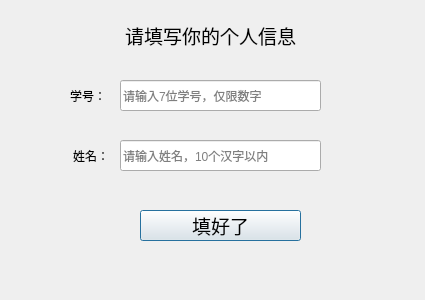
<?xml version="1.0" encoding="UTF-8"?>
<ui version="4.0">
 <class>userInfoDialog</class>
 <widget class="QDialog" name="userInfoDialog">
  <property name="geometry">
   <rect>
    <x>0</x>
    <y>0</y>
    <width>425</width>
    <height>300</height>
   </rect>
  </property>
  <property name="windowTitle">
   <string>OpenCV Face Recognition System - UserInfo</string>
  </property>
  <widget class="QLineEdit" name="cnNameLineEdit">
   <property name="geometry">
    <rect>
     <x>120</x>
     <y>140</y>
     <width>201</width>
     <height>31</height>
    </rect>
   </property>
   <property name="toolTip">
    <string/>
   </property>
   <property name="alignment">
    <set>Qt::AlignLeading|Qt::AlignLeft|Qt::AlignVCenter</set>
   </property>
   <property name="placeholderText">
    <string>请输入姓名，10个汉字以内</string>
   </property>
   <property name="clearButtonEnabled">
    <bool>true</bool>
   </property>
  </widget>
  <widget class="QLabel" name="stuIDLabel">
   <property name="geometry">
    <rect>
     <x>70</x>
     <y>80</y>
     <width>41</width>
     <height>31</height>
    </rect>
   </property>
   <property name="text">
    <string>学号：</string>
   </property>
  </widget>
  <widget class="QLabel" name="cnNameLabel">
   <property name="geometry">
    <rect>
     <x>73</x>
     <y>140</y>
     <width>41</width>
     <height>31</height>
    </rect>
   </property>
   <property name="text">
    <string>姓名：</string>
   </property>
  </widget>
  <widget class="QLabel" name="msgLabel">
   <property name="geometry">
    <rect>
     <x>80</x>
     <y>254</y>
     <width>281</width>
     <height>21</height>
    </rect>
   </property>
   <property name="text">
    <string/>
   </property>
   <property name="alignment">
    <set>Qt::AlignCenter</set>
   </property>
  </widget>
  <widget class="QLabel" name="tipLabel">
   <property name="geometry">
    <rect>
     <x>90</x>
     <y>20</y>
     <width>241</width>
     <height>31</height>
    </rect>
   </property>
   <property name="font">
    <font>
     <family>楷体</family>
     <pointsize>14</pointsize>
    </font>
   </property>
   <property name="text">
    <string>请填写你的个人信息</string>
   </property>
   <property name="alignment">
    <set>Qt::AlignCenter</set>
   </property>
  </widget>
  <widget class="QLineEdit" name="stuIDLineEdit">
   <property name="geometry">
    <rect>
     <x>120</x>
     <y>80</y>
     <width>201</width>
     <height>31</height>
    </rect>
   </property>
   <property name="toolTip">
    <string/>
   </property>
   <property name="placeholderText">
    <string>请输入7位学号，仅限数字</string>
   </property>
   <property name="clearButtonEnabled">
    <bool>true</bool>
   </property>
  </widget>
  <widget class="QPushButton" name="okButton">
   <property name="geometry">
    <rect>
     <x>140</x>
     <y>210</y>
     <width>161</width>
     <height>31</height>
    </rect>
   </property>
   <property name="font">
    <font>
     <family>楷体</family>
     <pointsize>14</pointsize>
    </font>
   </property>
   <property name="text">
    <string>填好了</string>
   </property>
  </widget>
 </widget>
 <tabstops>
  <tabstop>stuIDLineEdit</tabstop>
  <tabstop>cnNameLineEdit</tabstop>
  <tabstop>okButton</tabstop>
 </tabstops>
 <resources/>
 <connections/>
</ui>
